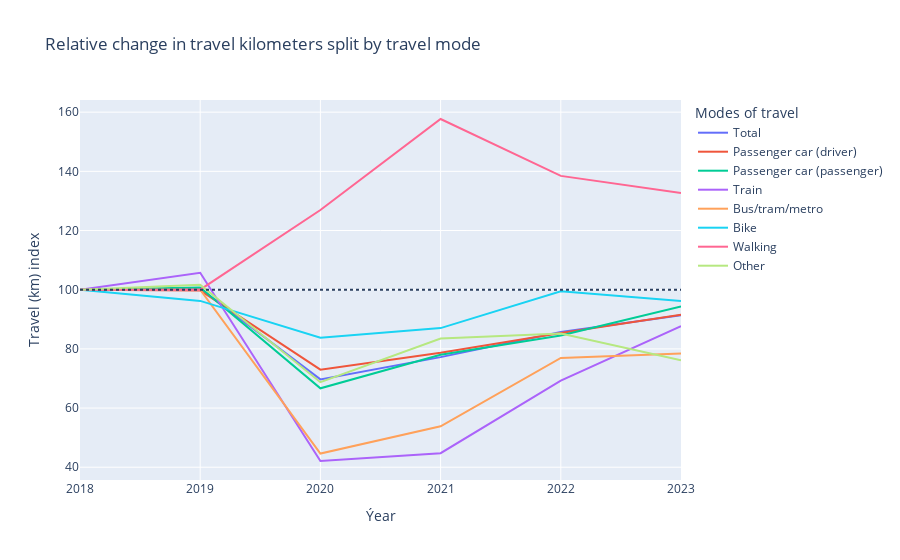

The notebook cell saved with this chart:
### Code cell
df = df_pres.loc[df_pres['Region characteristics'] == 'The Netherlands'].copy()

# Calculate the base value for each mode (first period)
base = df.groupby('Modes of travel')['Total travel'].transform('first')

# Create an index (relative to the first period)
df['Travel (km) index'] = df['Total travel'] / base * 100

fig = px.line(df, x='Periods', y='Travel (km) index', color='Modes of travel', 
              title='Relative change in travel kilometers split by travel mode', labels={'Periods' : 'Ýear'})
fig.add_hline(y=100, line_dash='dot')
fig.show()

### Figure 1 — Plotly figure (JSON) as saved in the notebook; plotly's stock layout.template omitted (floating-point values rounded to 4 significant figures)
{"data": [{"hovertemplate": "Modes of travel=Total<br>Ýear=%{x}<br>Travel (km) index=%{y}<extra></extra>", "legendgroup": "Total", "line": {"color": "#636efa", "dash": "solid"}, "marker": {"symbol": "circle"}, "mode": "lines", "name": "Total", "orientation": "v", "showlegend": true, "type": "scatter", "x": [2018, 2019, 2020, 2021, 2022, 2023], "xaxis": "x", "y": [100.0, 100.3, 69.69, 77.21, 85.69, 91.38], "yaxis": "y"}, {"hovertemplate": "Modes of travel=Passenger car (driver)<br>Ýear=%{x}<br>Travel (km) index=%{y}<extra></extra>", "legendgroup": "Passenger car (driver)", "line": {"color": "#EF553B", "dash": "solid"}, "marker": {"symbol": "circle"}, "mode": "lines", "name": "Passenger car (driver)", "orientation": "v", "showlegend": true, "type": "scatter", "x": [2018, 2019, 2020, 2021, 2022, 2023], "xaxis": "x", "y": [100.0, 99.72, 72.98, 78.68, 85.39, 91.54], "yaxis": "y"}, {"hovertemplate": "Modes of travel=Passenger car (passenger)<br>Ýear=%{x}<br>Travel (km) index=%{y}<extra></extra>", "legendgroup": "Passenger car (passenger)", "line": {"color": "#00cc96", "dash": "solid"}, "marker": {"symbol": "circle"}, "mode": "lines", "name": "Passenger car (passenger)", "orientation": "v", "showlegend": true, "type": "scatter", "x": [2018, 2019, 2020, 2021, 2022, 2023], "xaxis": "x", "y": [100.0, 100.8, 66.67, 78.04, 84.5, 94.32], "yaxis": "y"}, {"hovertemplate": "Modes of travel=Train<br>Ýear=%{x}<br>Travel (km) index=%{y}<extra></extra>", "legendgroup": "Train", "line": {"color": "#ab63fa", "dash": "solid"}, "marker": {"symbol": "circle"}, "mode": "lines", "name": "Train", "orientation": "v", "showlegend": true, "type": "scatter", "x": [2018, 2019, 2020, 2021, 2022, 2023], "xaxis": "x", "y": [100.0, 105.7, 42.11, 44.74, 69.3, 87.72], "yaxis": "y"}, {"hovertemplate": "Modes of travel=Bus/tram/metro<br>Ýear=%{x}<br>Travel (km) index=%{y}<extra></extra>", "legendgroup": "Bus/tram/metro", "line": {"color": "#FFA15A", "dash": "solid"}, "marker": {"symbol": "circle"}, "mode": "lines", "name": "Bus/tram/metro", "orientation": "v", "showlegend": true, "type": "scatter", "x": [2018, 2019, 2020, 2021, 2022, 2023], "xaxis": "x", "y": [100.0, 100.0, 44.62, 53.85, 76.92, 78.46], "yaxis": "y"}, {"hovertemplate": "Modes of travel=Bike<br>Ýear=%{x}<br>Travel (km) index=%{y}<extra></extra>", "legendgroup": "Bike", "line": {"color": "#19d3f3", "dash": "solid"}, "marker": {"symbol": "circle"}, "mode": "lines", "name": "Bike", "orientation": "v", "showlegend": true, "type": "scatter", "x": [2018, 2019, 2020, 2021, 2022, 2023], "xaxis": "x", "y": [100.0, 96.22, 83.78, 87.03, 99.46, 96.22], "yaxis": "y"}, {"hovertemplate": "Modes of travel=Walking<br>Ýear=%{x}<br>Travel (km) index=%{y}<extra></extra>", "legendgroup": "Walking", "line": {"color": "#FF6692", "dash": "solid"}, "marker": {"symbol": "circle"}, "mode": "lines", "name": "Walking", "orientation": "v", "showlegend": true, "type": "scatter", "x": [2018, 2019, 2020, 2021, 2022, 2023], "xaxis": "x", "y": [100.0, 100.0, 126.9, 157.7, 138.5, 132.7], "yaxis": "y"}, {"hovertemplate": "Modes of travel=Other<br>Ýear=%{x}<br>Travel (km) index=%{y}<extra></extra>", "legendgroup": "Other", "line": {"color": "#B6E880", "dash": "solid"}, "marker": {"symbol": "circle"}, "mode": "lines", "name": "Other", "orientation": "v", "showlegend": true, "type": "scatter", "x": [2018, 2019, 2020, 2021, 2022, 2023], "xaxis": "x", "y": [100.0, 101.7, 68.75, 83.52, 85.23, 76.14], "yaxis": "y"}], "layout": {"legend": {"title": {"text": "Modes of travel"}, "tracegroupgap": 0}, "shapes": [{"line": {"dash": "dot"}, "type": "line", "x0": 0, "x1": 1, "xref": "x domain", "y0": 100, "y1": 100, "yref": "y"}], "title": {"text": "Relative change in travel kilometers split by travel mode"}, "xaxis": {"anchor": "y", "domain": [0, 1], "title": {"text": "Ýear"}}, "yaxis": {"anchor": "x", "domain": [0, 1], "title": {"text": "Travel (km) index"}}}}
